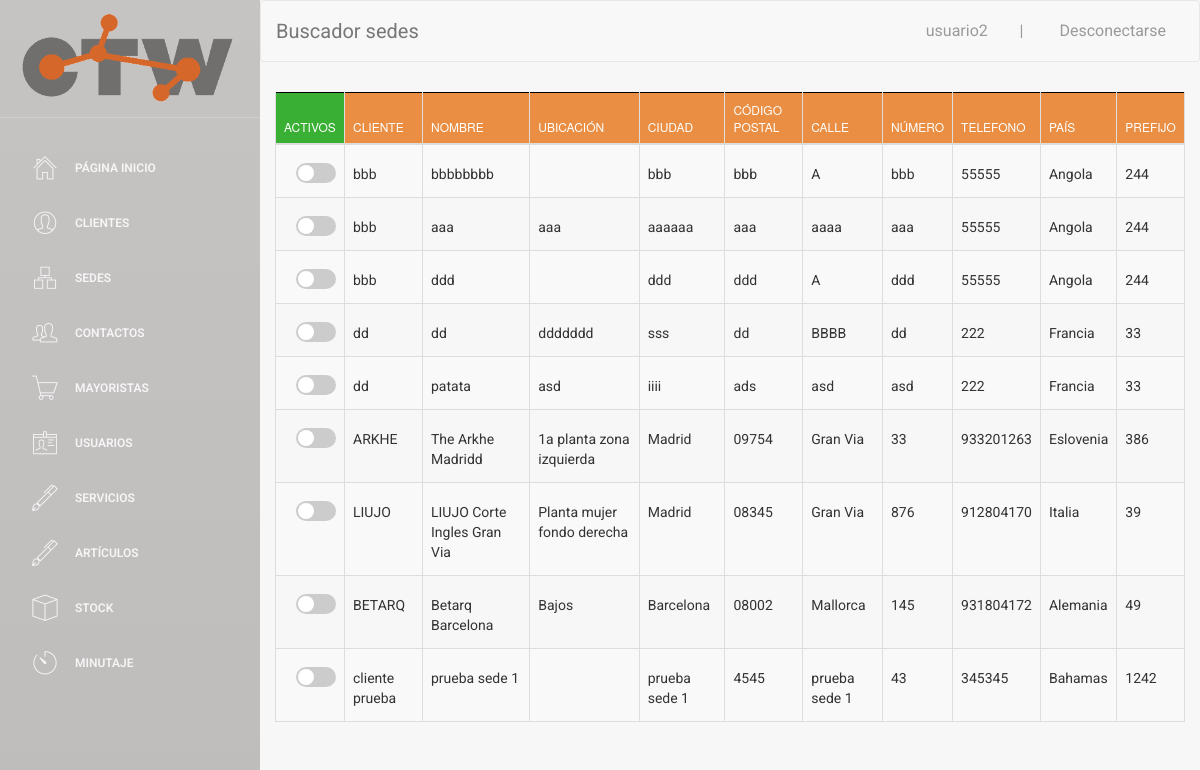
Before: /buscador/buscador_sedes.php (signed in) with the older database file.
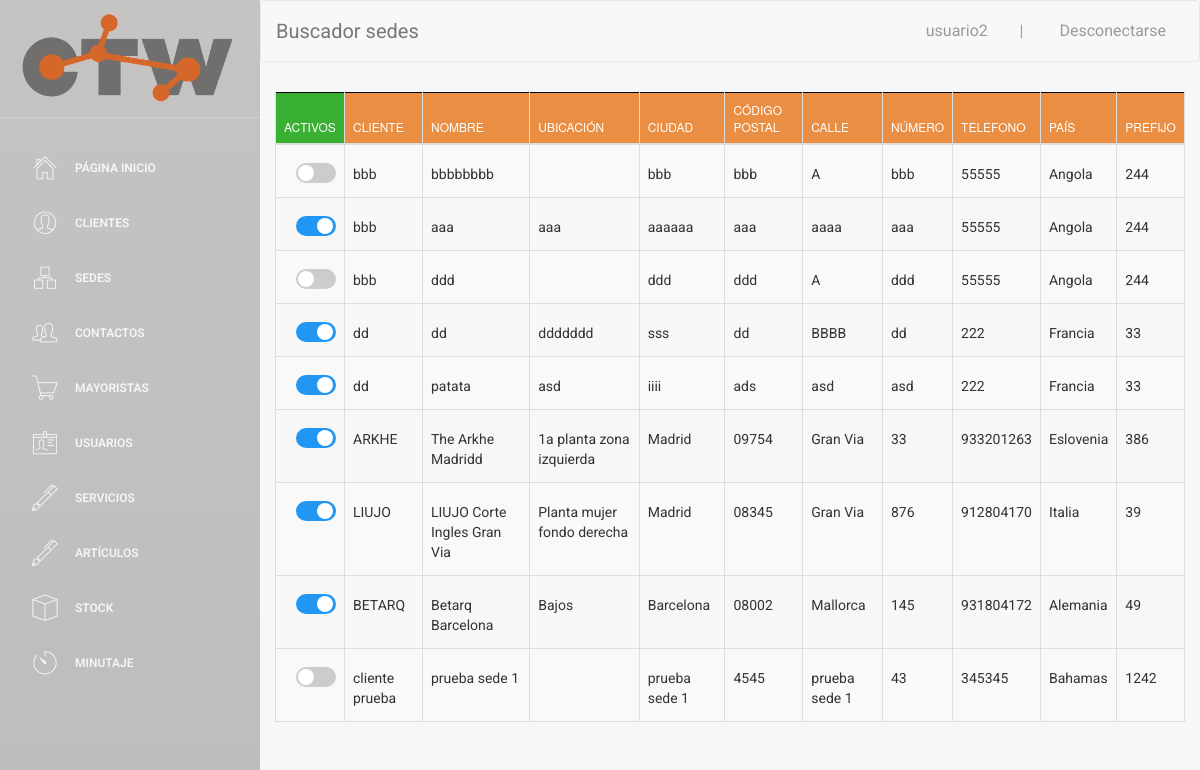
After: the same page with the newer database file.
### tables this page shows
CREATE TABLE `SEDE` (
  `ID_SEDE` int(5) NOT NULL,
  `NIF_cliente` varchar(9) DEFAULT NULL,
  `nombre` varchar(40) DEFAULT NULL,
  `ubicacion` varchar(50) DEFAULT NULL,
  `ciudad` varchar(25) NOT NULL,
  `codigo_postal` varchar(10) NOT NULL,
  `calle` varchar(30) NOT NULL,
  `numero` varchar(8) NOT NULL,
  `telefono` int(9) NOT NULL,
  `pais` varchar(30) DEFAULT NULL,
  `prefijo` int(5) DEFAULT NULL,
  `activo` tinyint(1) NOT NULL
);

CREATE TABLE `CLIENTE` (
  `NIF_EMPRESA` varchar(9) NOT NULL,
  `nombre_comercial` varchar(35) NOT NULL,
  `nombre_completo` varchar(60) NOT NULL,
  `telefono` int(9) NOT NULL,
  `email` varchar(30) NOT NULL,
  `ciudad_facturacion` varchar(25) NOT NULL,
  `codigo_postal_facturacion` varchar(10) NOT NULL,
  `calle_facturacion` varchar(30) NOT NULL,
  `numero_facturacion` varchar(8) NOT NULL,
  `ciudad_envio` varchar(25) NOT NULL,
  `codigo_postal_envio` varchar(10) NOT NULL,
  `calle_envio` varchar(30) NOT NULL,
  `numero_envio` varchar(8) NOT NULL,
  `IBAN` varchar(34) NOT NULL,
  `SEPA` tinyint(1) NOT NULL,
  `pais` varchar(30) DEFAULT NULL,
  `prefijo` int(5) DEFAULT NULL,
  `activo` tinyint(1) NOT NULL
);

### web/assets/php/selects.php (called while the page is built, shortened)
<?php
function select_all_sede(){
    $conn = connect();
    $sql = "SELECT *,s.activo as s_activo
    FROM SEDE S, CLIENTE C
    WHERE S.NIF_cliente = C.NIF_EMPRESA";
    $data = $conn->query($sql);
    return $data;
  }
   function select_nombre_cliente($NIF_cliente){
    $conn = connect();
    $sql = "SELECT nombre_comercial
    FROM CLIENTE WHERE NIF_EMPRESA = '".$NIF_cliente."'";
    $data = $conn->query($sql);
    $row = $data->fetch_assoc();
    $nombre_cliente = $row['nombre_comercial'];
    return $nombre_cliente;
  }
?>

### web/buscador/buscador_sedes.php (the view, shortened to what the changed rows need)
<!doctype html>
<?php
include('../assets/php/selects.php');
include('../assets/php/functions.php');
if ($_SESSION["login_done"] == true){
?>
<html lang="en">
<head>
</head>
<body>
<div class="wrapper">
    <div class="main-panel">
        <div class="content">
            <div class="container-fluid">
                <div class="row">
                    <div>
                        <div>
                            <table id="buscador_sede" class="table table-striped table-bordered">
                                <thead>
                                <tr>
                                    <th style="background-color: #39AF33; width: 3px;">Activos</th>
                                    <th>Cliente</th>
                                    <th>Nombre</th>
                                    <th>Ubicación</th>
                                    <th>Ciudad</th>
                                    <th>Código postal</th>
                                    <th>Calle</th>
                                    <th>Número</th>
                                    <th>Telefono</th>
                                    <th>País</th>
                                    <th>Prefijo</th>
                                </tr>
                                </thead>
                                <tbody>
                                <?php
                                $data = select_all_sede();
                                if ($data->num_rows > 0) {
                                    while ($row = $data->fetch_assoc()) {
                                        $pk = $row['ID_SEDE'];
                                        ?>
                                        <tr>
                                            <?php checkbox_sede($row['s_activo'], $row['ID_SEDE']) ?>
                                            <td><label style="margin-top: 11px;">
                                                    <a data-pk=<?php echo "\"$pk\""; ?>>
                                                        <?php
                                                        $nif_cliente = $row['NIF_cliente'];
                                                        $nombreCliente = select_nombre_cliente($nif_cliente);
                                                        echo $nombreCliente;
                                                        ?>
                                                    </a></label></td>
                                            <td><label style="margin-top: 11px;"><a href="#" class="nombre"
                                                                                    data-pk=<?php echo "\"$pk\""; ?>><?php echo $row['nombre'] ?> </a></label>
                                            </td>
                                            <td><label style="margin-top: 11px;"><a href="#" class="ubicacion"
                                                                                    data-pk=<?php echo "\"$pk\""; ?>><?php echo $row['ubicacion'] ?> </a></label>
                                            </td>
                                            <td><label style="margin-top: 11px;"><a href="#" class="ciudad"
                                                                                    data-pk=<?php echo "\"$pk\""; ?>><?php echo $row['ciudad'] ?> </a></label>
                                            </td>
                                            <td><label style="margin-top: 11px;"><a href="#" class="codigo_postal"
                                                                                    data-pk=<?php echo "\"$pk\""; ?>><?php echo $row['codigo_postal'] ?> </a></label>
                                            </td>
                                            <td><label style="margin-top: 11px;"><a href="#" class="calle"
                                                                                    data-pk=<?php echo "\"$pk\""; ?>><?php echo $row['calle'] ?> </a></label>
                                            </td>
                                            <td><label style="margin-top: 11px;"><a href="#" class="numero"
                                                                                    data-pk=<?php echo "\"$pk\""; ?>><?php echo $row['numero'] ?> </a></label>
                                            </td>
                                            <td><label style="margin-top: 11px;"><a href="#" class="telefono"
                                                                                    data-pk=<?php echo "\"$pk\""; ?>><?php echo $row['telefono'] ?> </a></label>
                                            </td>
                                            <td><label style="margin-top: 11px;"><a href="#" class="pais"
                                                                                    data-pk=<?php echo "\"$pk\""; ?>><?php echo $row['pais'] ?> </a></label>
                                            </td>
                                            <td><label style="margin-top: 11px;"><a href="#" class="prefijo"
                                                                                    data-pk=<?php echo "\"$pk\""; ?>><?php echo $row['prefijo'] ?> </a>
                                            </td>
                                        </tr>
                                        <?php
                                    }
                                } else {
                                    echo "0 results";
                                }
                                ?>
                                </tbody>
                            </table>
                        </div>
                    </div>
                </div>
            </div>
        </div>
    </div>
</div>
</body>
</html>
<?php
} else {
    echo "false";
    header("location:../index.php");
}
?>

### web/assets/php/functions.php (shortened to what the changed rows need)
<html>
    <?php
function checkbox_sede($activo, $ID_SEDE)
{
    if ($activo == 0) {
        echo "<td><label style=\"margin-top: 10px; margin-left:12px;\" class=\"switcha\" ><a class=\"checkbox_activo\">&nbsp;0</a><input  type=\"checkbox\" onchange=\" onchange_sede($ID_SEDE, $activo)\"><div  class=\"slider rounda\"></div></label></td>";
    } else {
        echo "<td><label style=\"margin-top: 10px; margin-left:12px;\" class=\"switcha\"><a  class=\"checkbox_activo\">&nbsp;1</a><input  type=\"checkbox\" checked onchange=\" onchange_sede($ID_SEDE, $activo)\" ><div  class=\"slider rounda\"></div></label></td>";
    }
}
?>
</html>

Changed rows visible on the page:
changed sede "aaa": activo 0 → 1 (drawn)
changed sede "ddddddd": activo 0 → 1 (drawn)
changed sede "patata": activo 0 → 1 (drawn)
changed sede "The Arkhe Madridd": activo 0 → 1 (drawn)
changed sede "LIUJO Corte Ingles Gran Via": activo 0 → 1 (drawn)
changed sede "Betarq Barcelona": activo 0 → 1 (drawn)
